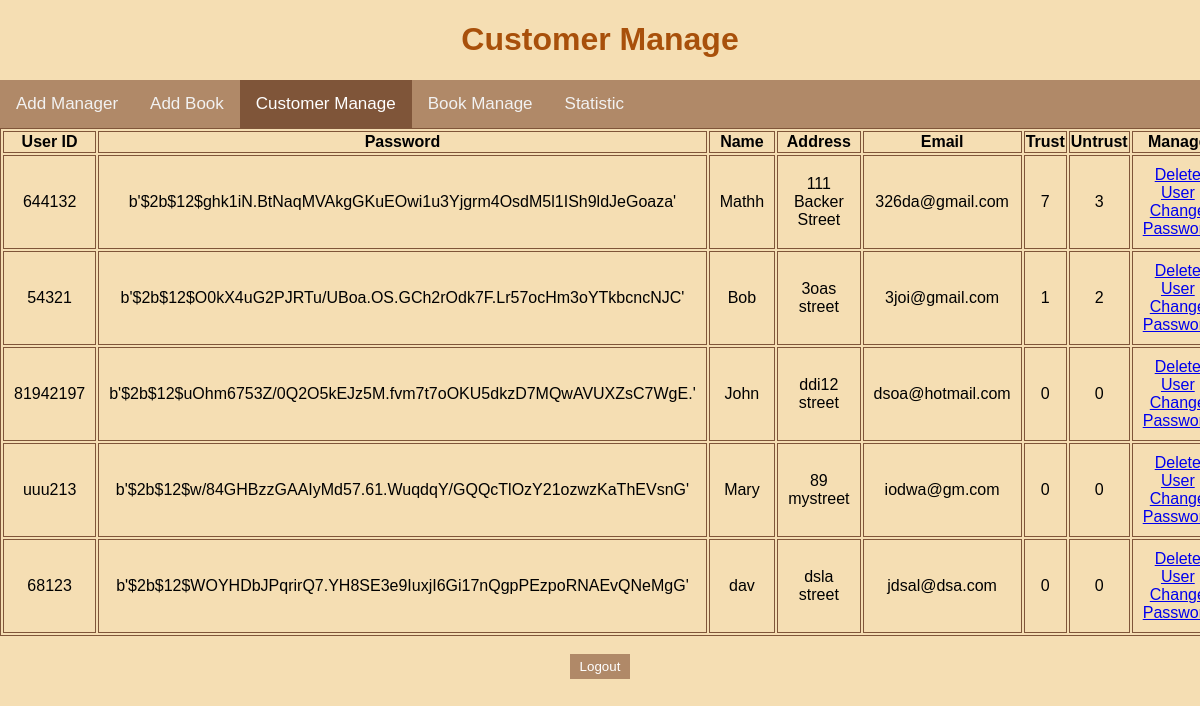
/customerMana, run on the app's committed database.
### app.py (models this page shows, shortened)
class User(db.Model):
    username = db.Column(db.String(20),nullable=False, primary_key=True)
    password = db.Column(db.String(20),nullable=False)
    name = db.Column(db.String(20))
    address = db.Column(db.String(100))
    email = db.Column(db.String(40))
    trust = db.Column(db.Integer,default=0)
    untrust = db.Column(db.Integer,default=0)

### app.py (the view)
@app.route('/customerMana')
def cusMana():
    customers=User.query.all()
    return render_template('customerManage.html',allCus=customers)

### templates/customerManage.html (shortened to what this page needs)
{% extends "base.html" %}
{% block body %}
<h1 id="top">Customer Manage</h1>
<div class="topnav">
    <a href="/managerAdd">Add Manager</a>
    <a href="/bookAdd">Add Book</a>
    <a class="active" href="/customerMana">Customer Manage</a>
    <a href="/bookMana">Book Manage</a>
    <a href="/stat">Statistic</a>
</div>
<div class=content>
<table class=users>
    <tr>
        <th>User ID</th>
        <th>Password</th>
        <th>Name</th>
        <th>Address</th>
        <th>Email</th>
        <th>Trust</th>
        <th>Untrust</th>
        <th>Manage</th>
    </tr>
    {% for customer in allCus %}
        <tr>
            <td>{{ customer.username }}</td>
            <td>{{ customer.password }}</td>
            <td>{{ customer.name }}</td>
            <td>{{ customer.address }}</td>
            <td>{{ customer.email }}</td>
            <td>{{ customer.trust }}</td>
            <td>{{ customer.untrust }}</td>
            <td>
                <a href="/delete/{{customer.username}}">Delete User</a>
                <br>
                <a href="/update/{{customer.username}}">Change Password</a>
            </td>
        </tr>
    {% endfor %}
</table>
</div>
<br>
<div class="toIndex"><form action='/' ><input class="button" type="submit" value="Logout"></form></div>
{% endblock %}

### static/css/main.css (style rules this page uses)
body { margin:0; font-family: sans-serif; background-color: wheat; }
h1 { font-family:'Gill Sans', 'Gill Sans MT', Calibri, 'Trebuchet MS', sans-serif ; color: #A8500B; }
.toIndex { display: flex; justify-content: center; text-align: center; }
#top { text-align: center; }
.button { background-color: #b08968; border: none; color: white; padding: 5px 10px; text-align: center; text-decoration: none; display: inline-block; }
.topnav { background-color: #b08968; overflow: hidden; }
.topnav a { float: left; color: #f2f2f2; text-align: center; padding: 14px 16px; text-decoration: none; font-size: 17px; }
.topnav a.active { background-color: #7f5539; color: white; }
table, td, th { border: 1px solid #7f5539; }
table { width: 100%; }
td { text-align: center; padding: 10px; }

### data on the page
User: username "644132", password "b'$2b$12$ghk1iN.BtNaqMVAkgGKuEOwi1u3Yjgrm4OsdM5l1ISh9ldJeGoaza'", name "Mathh", address "111 Backer Street", email "326da@gmail.com", trust "7", untrust "3"
User: username "54321", password "b'$2b$12$O0kX4uG2PJRTu/UBoa.OS.GCh2rOdk7F.Lr57ocHm3oYTkbcncNJC'", name "Bob", address "3oas street", email "3joi@gmail.com", trust "1", untrust "2"
User: username "81942197", password "b'$2b$12$uOhm6753Z/0Q2O5kEJz5M.fvm7t7oOKU5dkzD7MQwAVUXZsC7WgE.'", name "John", address "ddi12 street", email "dsoa@hotmail.com", trust "0", untrust "0"
User: username "uuu213", password "b'$2b$12$w/84GHBzzGAAIyMd57.61.WuqdqY/GQQcTlOzY21ozwzKaThEVsnG'", name "Mary", address "89 mystreet", email "iodwa@gm.com", trust "0", untrust "0"
User: username "68123", password "b'$2b$12$WOYHDbJPqrirQ7.YH8SE3e9IuxjI6Gi17nQgpPEzpoRNAEvQNeMgG'", name "dav", address "dsla street", email "jdsal@dsa.com", trust "0", untrust "0"
